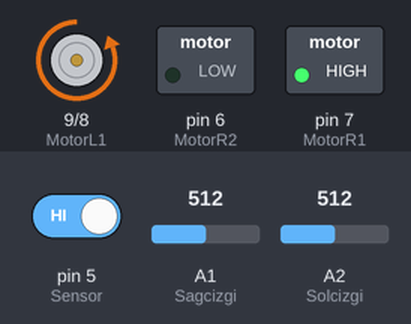
Bench run of a sketch on a simulated Arduino Uno, built with avr-gcc and run on an emulated ATmega328P. Parts: motor-driver pin pairs drawn as motors (green arrow = first pin HIGH = forward, orange = second pin HIGH = backward, longer = more drive), switched loads named in the sketch (green lamp = pin HIGH). Inputs (shaded band) come from the test bench; at power-on: pin 5 (Sensor) HIGH, A1 (Sagcizgi) = 512, A2 (Solcizgi) = 512.

Above: at 1.2 s.
1.3 s: pin 5 (Sensor) driven LOW
At 2.5 s:
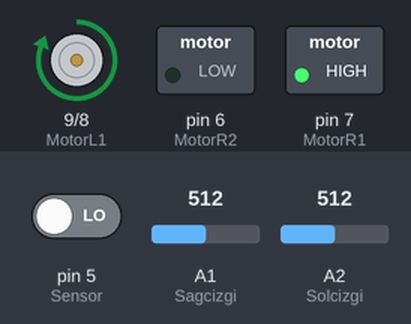
2.8 s: pin 5 (Sensor) driven HIGH
At 3.9 s:
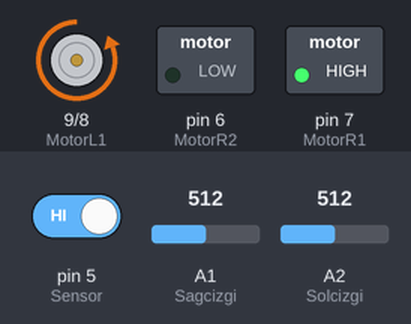
Timing chart, 0 to 5.8 s (numbered marks = the images above; inputs shaded):
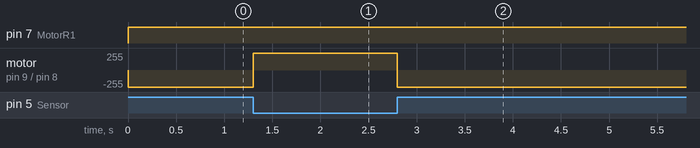

Measured:
- after the input at 1.3 s, motor on pin 9 (MotorL1) / pin 8 (MotorL2): backward 255/255 → forward 255/255 at once
- after the input at 2.8 s, motor on pin 9 (MotorL1) / pin 8 (MotorL2): forward 255/255 → backward 255/255 at once

The sketch:

sketch_apr24a.ino
```cpp
#define Sensor 5
#define Solcizgi A2
#define Sagcizgi A1
#define MotorR1 7
#define MotorR2 6
#define MotorL1 9
#define MotorL2 8
int durum=1; // sensörden gelen data
int solc=1; //sol çizgiden gelen data
int sagc=1; //sağ çizgiden gelen data

void setup() {
  pinMode(Sensor,INPUT);
  pinMode(MotorL1,OUTPUT);
  pinMode(MotorL2,OUTPUT);
  pinMode(MotorR1,OUTPUT);
  pinMode(MotorR2,OUTPUT);
  Serial.begin(9600);
}
void loop() {
  durum=digitalRead(Sensor);
  solc=analogRead(Solcizgi);
  sagc=analogRead(Sagcizgi);
  //Sensör ortam ışığına göre değişken değerler verdiği için ölçüm sonuçlarını alıyoruz.
  //Serial.println(analogRead(Sagcizgi));
  //Serial.println(analogRead(Solcizgi));
  //Sensör ortam ışığına göre değişken değerler verdiği için ölçüm sonuçlarını alıyoruz.
  if(sagc<600 || solc<750){ //600 ve 750 değeri ortama göre değişmektedir.
    if(durum==0){
      ileri();
    }else if(durum==1){
      sag();
    }
  }else{
    geri();
    delay(1000);
  }
}
void ileri(){
    digitalWrite(MotorL1, HIGH);
    digitalWrite(MotorL2, LOW);

    digitalWrite(MotorR1, HIGH);
    digitalWrite(MotorR2, LOW);
}
void geri(){
    digitalWrite(MotorL1, LOW);
    digitalWrite(MotorL2, HIGH);

    digitalWrite(MotorR1, LOW);
    digitalWrite(MotorR2, HIGH);
}
void sag(){
    digitalWrite(MotorL1, LOW);
    digitalWrite(MotorL2, HIGH);

    digitalWrite(MotorR1, HIGH);
    digitalWrite(MotorR2, LOW);
}
```
